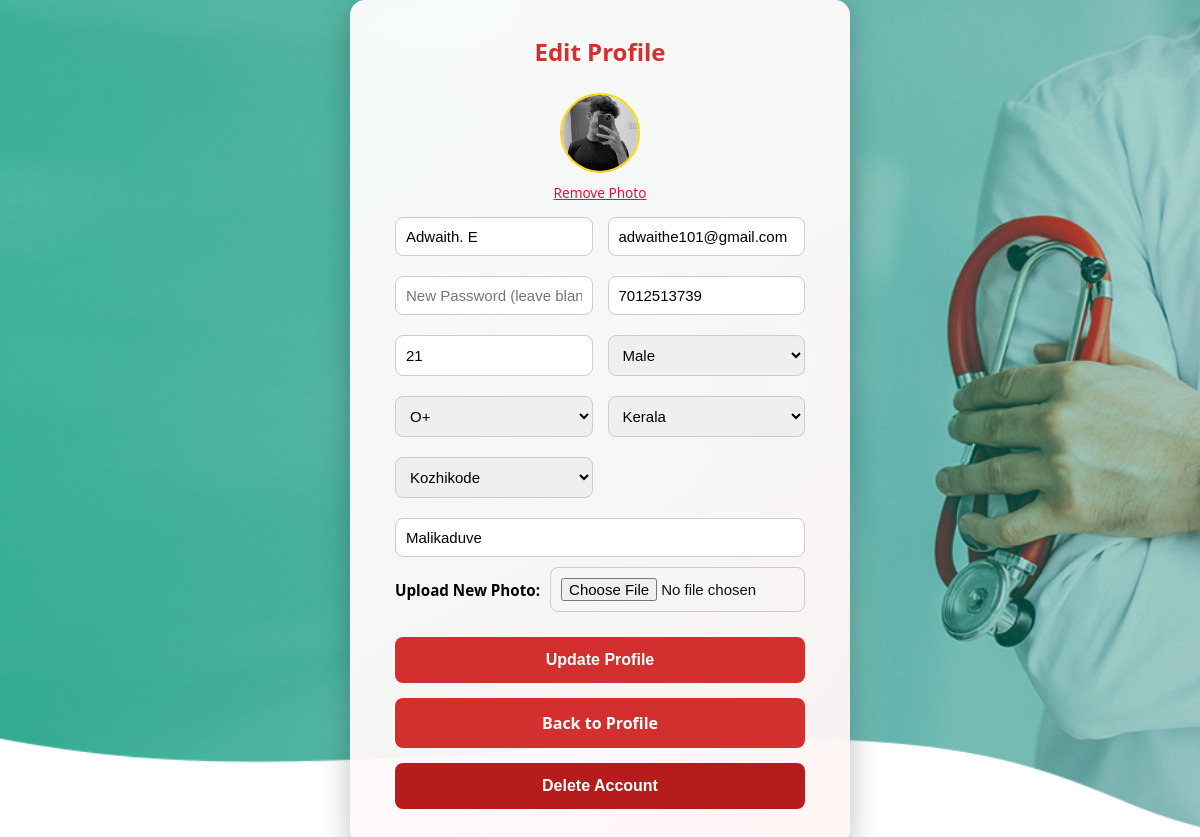
The app's page /profile/donor/edit/ (signed in) with its own data.
### core/models.py (models this page shows, shortened)
class Donor(models.Model):
    name = models.CharField(max_length=100)
    email = models.EmailField(unique=True)
    phone = models.CharField(max_length=15)
    age = models.IntegerField(default=18)
    gender = models.CharField(max_length=10)
    state = models.CharField(max_length=50)
    district = models.CharField(max_length=50)
    blood_group = models.CharField(
        max_length=5,
        choices=[
            ('A+', 'A+'), ('A-', 'A-'),
            ('B+', 'B+'), ('B-', 'B-'),
            ('O+', 'O+'), ('O-', 'O-'),
            ('AB+', 'AB+'), ('AB-', 'AB-'),
        ]
    )
    location = models.CharField(max_length=200)
    last_donated = models.DateField(null=True, blank=True)
    available = models.BooleanField(default=True)
    last_donation_date = models.DateField(null=True, blank=True)
    password = models.CharField(max_length=128)  # Hashed password
    is_verified = models.BooleanField(default=False)
    verification_token = models.UUIDField(default=uuid.uuid4, editable=False)
    profile_pic = models.ImageField(upload_to="profile_pics/", blank=True, null=True)
    total_donations = models.PositiveIntegerField(default=0)
    BADGE_CHOICES = [
        ("New Donor", "New Donor"),
        ("Regular Donor", "Regular Donor"),
        ("Life Saver", "Life Saver"),
        ("Hero", "Hero"),
    ]
    badge = models.CharField(max_length=20, choices=BADGE_CHOICES, default="New Donor")

### core/views.py (the view, shortened to what this page needs)
# urls.py: path('profile/donor/edit/', views.edit_donor_profile, name='edit_donor_profile'),
def edit_donor_profile(request):
    donor_email = request.session.get('donor_email')
    if not donor_email:
        return redirect('donor_login')
    donor = get_object_or_404(Donor, email=donor_email)
    return render(request, 'edit_donor_profile.html', {'donor': donor})

### templates/edit_donor_profile.html (shortened to what this page needs)
{% load static %}
<!DOCTYPE html>
<html lang="en">
<head>
</head>
<body>
<div class="form-box">
    <h2>Edit Profile</h2>
    <div class="profile-preview">
        {% if donor.profile_pic %}
            <img id="previewImg" src="{{ donor.profile_pic.url }}" alt="Profile Picture">
        {% else %}
            <img id="previewImg" src="{% static 'images/default-profile.png' %}" alt="Default Picture">
        {% endif %}
        <span class="remove-photo" onclick="removePhoto()">Remove Photo</span>
    </div>
    <form method="post" enctype="multipart/form-data">
        <div class="form-grid">
            <input type="text" name="name" value="{{ donor.name }}" placeholder="Name" required>
            <input type="email" name="email" value="{{ donor.email }}" placeholder="Email" required>
            <input type="password" name="password" placeholder="New Password (leave blank to keep old)">
            <input type="text" name="phone" value="{{ donor.phone }}" placeholder="Phone" required>
            <input type="number" name="age" value="{{ donor.age }}" min="18" max="65" placeholder="Age">
            <select name="gender" required>
                <option value="Male" {% if donor.gender == 'Male' %}selected{% endif %}>Male</option>
            </select>
            <select name="blood_group" required>
                <option value="O+" {% if donor.blood_group == 'O+' %}selected{% endif %}>O+</option>
            </select>
            <select name="state" id="state" required>
                <option value="Kerala" selected>Kerala</option>
            </select>
            <select name="district" id="district" required>
                <option value="">--Select District--</option>
            </select>
            <input type="text" name="location" value="{{ donor.location }}" placeholder="Location" class="full-width">
        </div>
        <div class="file-input-container">
            <label for="profile_pic">Upload New Photo:</label>
            <input id="profile_pic" type="file" name="profile_pic" accept="image/*" onchange="previewFile(event)">
        </div>
        <button type="submit">Update Profile</button>
        <a href="{% url 'donor_profile' %}" class="btn">Back to Profile</a>
    </form>
    <form method="post" action="{% url 'delete_donor' donor.id %}"
          onsubmit="return confirm('Are you sure you want to delete your account? This action cannot be undone.');">
        <button type="submit" class="btn" style="background-color: #b71c1c;">Delete Account</button>
    </form>
</div>
</body>
</html>

### records on screen
Donor: profile_pic (picture), name "Adwaith. E", email "adwaithe101@gmail.com", phone "7012513739", age "21", gender "Male", blood_group "O+", location "Malikaduve"
